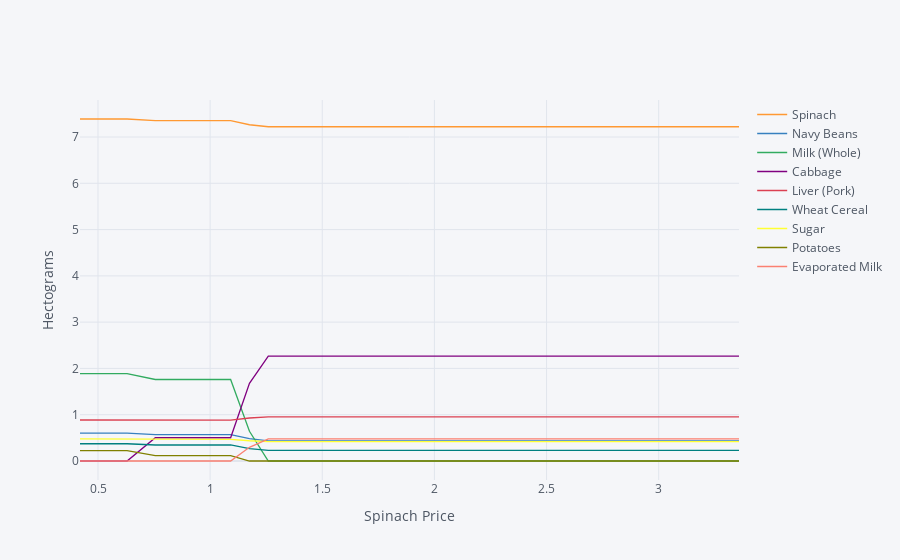

The notebook cell saved with this chart:
### Markdown cell above
Re-do our analysis of changing prices, but with a constraint that
  total weight of diet must be less that 12 hectograms (1.2 kg).

### Code cell
import cufflinks as cf
cf.go_offline()

ReferenceGood = 'Spinach'

scale = [0.5,0.75,0.9,1.,1.1,1.2,1.3,1.4,1.5,2,4]

cost0 = solve_subsistence_problem(FoodNutrients,Prices,diet_min[group],diet_max[group],max_weight=12,tol=tol).fun

my_p = Prices.copy()

diet = {}
for s in scale:

    my_p[ReferenceGood] = Prices[ReferenceGood]*s
    result = solve_subsistence_problem(FoodNutrients,my_p,diet_min[group],diet_max[group],max_weight=12,tol=tol)
    diet[my_p[ReferenceGood]] = result.diet

Diet_response = pd.DataFrame(diet).T
Diet_response.index.name = '%s Price' % ReferenceGood

Diet_response.reset_index(inplace=True)

# Get rid of units for index (cufflinks chokes)
Diet_response['%s Price' % ReferenceGood] = Diet_response['%s Price' % ReferenceGood].apply(lambda x: x.magnitude)

Diet_response = Diet_response.set_index('%s Price' % ReferenceGood)

# Just look at goods consumed in quantities greater than error tolerance
Diet_response.loc[:,(Diet_response>tol).sum()>0].iplot(xTitle='%s Price' % ReferenceGood,yTitle='Hectograms')

### Figure 1 — Plotly figure (JSON) as saved in the notebook; plotly's stock layout.template omitted (floating-point values rounded to 4 significant figures)
{"data": [{"line": {"color": "rgba(255, 153, 51, 1.0)", "dash": "solid", "shape": "linear", "width": 1.3}, "mode": "lines", "name": "Spinach", "text": "", "type": "scatter", "x": [0.4198, 0.6296, 0.7556, 0.8395, 0.9235, 1.007, 1.091, 1.175, 1.259, 1.679, 3.358], "y": [7.389, 7.389, 7.352, 7.352, 7.352, 7.352, 7.352, 7.265, 7.222, 7.222, 7.222]}, {"line": {"color": "rgba(55, 128, 191, 1.0)", "dash": "solid", "shape": "linear", "width": 1.3}, "mode": "lines", "name": "Navy Beans", "text": "", "type": "scatter", "x": [0.4198, 0.6296, 0.7556, 0.8395, 0.9235, 1.007, 1.091, 1.175, 1.259, 1.679, 3.358], "y": [0.6037, 0.6037, 0.5703, 0.5703, 0.5703, 0.5703, 0.5703, 0.4837, 0.436, 0.436, 0.436]}, {"line": {"color": "rgba(50, 171, 96, 1.0)", "dash": "solid", "shape": "linear", "width": 1.3}, "mode": "lines", "name": "Milk (Whole)", "text": "", "type": "scatter", "x": [0.4198, 0.6296, 0.7556, 0.8395, 0.9235, 1.007, 1.091, 1.175, 1.259, 1.679, 3.358], "y": [1.889, 1.889, 1.761, 1.761, 1.761, 1.761, 1.761, 0.643, 3.099e-05, 6.666e-08, 8.564e-09]}, {"line": {"color": "rgba(128, 0, 128, 1.0)", "dash": "solid", "shape": "linear", "width": 1.3}, "mode": "lines", "name": "Cabbage", "text": "", "type": "scatter", "x": [0.4198, 0.6296, 0.7556, 0.8395, 0.9235, 1.007, 1.091, 1.175, 1.259, 1.679, 3.358], "y": [2.683e-09, 2.833e-07, 0.502, 0.502, 0.502, 0.502, 0.502, 1.678, 2.264, 2.264, 2.264]}, {"line": {"color": "rgba(219, 64, 82, 1.0)", "dash": "solid", "shape": "linear", "width": 1.3}, "mode": "lines", "name": "Liver (Pork)", "text": "", "type": "scatter", "x": [0.4198, 0.6296, 0.7556, 0.8395, 0.9235, 1.007, 1.091, 1.175, 1.259, 1.679, 3.358], "y": [0.8859, 0.8859, 0.8826, 0.8826, 0.8826, 0.8826, 0.8826, 0.9294, 0.9527, 0.9527, 0.9527]}, {"line": {"color": "rgba(0, 128, 128, 1.0)", "dash": "solid", "shape": "linear", "width": 1.3}, "mode": "lines", "name": "Wheat Cereal", "text": "", "type": "scatter", "x": [0.4198, 0.6296, 0.7556, 0.8395, 0.9235, 1.007, 1.091, 1.175, 1.259, 1.679, 3.358], "y": [0.3729, 0.3729, 0.3461, 0.3461, 0.3461, 0.3461, 0.3461, 0.2679, 0.229, 0.229, 0.229]}, {"line": {"color": "rgba(255, 255, 51, 1.0)", "dash": "solid", "shape": "linear", "width": 1.3}, "mode": "lines", "name": "Sugar", "text": "", "type": "scatter", "x": [0.4198, 0.6296, 0.7556, 0.8395, 0.9235, 1.007, 1.091, 1.175, 1.259, 1.679, 3.358], "y": [0.4771, 0.4771, 0.4693, 0.4693, 0.4693, 0.4693, 0.4693, 0.4376, 0.4204, 0.4204, 0.4204]}, {"line": {"color": "rgba(128, 128, 0, 1.0)", "dash": "solid", "shape": "linear", "width": 1.3}, "mode": "lines", "name": "Potatoes", "text": "", "type": "scatter", "x": [0.4198, 0.6296, 0.7556, 0.8395, 0.9235, 1.007, 1.091, 1.175, 1.259, 1.679, 3.358], "y": [0.2251, 0.2251, 0.1169, 0.1169, 0.1169, 0.1169, 0.1169, 5.64e-07, 3.244e-07, 9.905e-09, 2.972e-09]}, {"line": {"color": "rgba(251, 128, 114, 1.0)", "dash": "solid", "shape": "linear", "width": 1.3}, "mode": "lines", "name": "Evaporated Milk", "text": "", "type": "scatter", "x": [0.4198, 0.6296, 0.7556, 0.8395, 0.9235, 1.007, 1.091, 1.175, 1.259, 1.679, 3.358], "y": [1.429e-09, 7.868e-09, 9.98e-10, 1.48e-08, 5.194e-08, 4.105e-11, 6.895e-07, 0.295, 0.4761, 0.4761, 0.4761]}], "layout": {"legend": {"bgcolor": "#F5F6F9", "font": {"color": "#4D5663"}}, "paper_bgcolor": "#F5F6F9", "plot_bgcolor": "#F5F6F9", "title": {"font": {"color": "#4D5663"}}, "xaxis": {"gridcolor": "#E1E5ED", "showgrid": true, "tickfont": {"color": "#4D5663"}, "title": {"font": {"color": "#4D5663"}, "text": "Spinach Price"}, "zerolinecolor": "#E1E5ED"}, "yaxis": {"gridcolor": "#E1E5ED", "showgrid": true, "tickfont": {"color": "#4D5663"}, "title": {"font": {"color": "#4D5663"}, "text": "Hectograms"}, "zerolinecolor": "#E1E5ED"}}}
